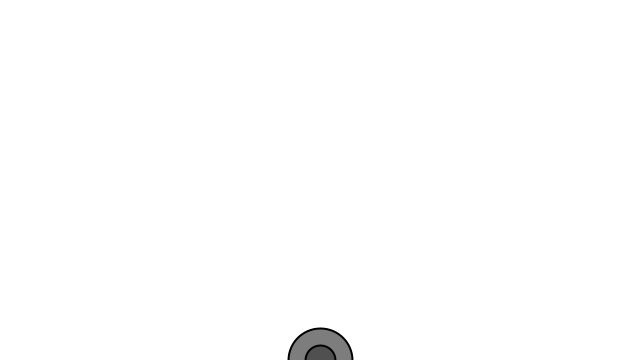
Frame 1 (no input)
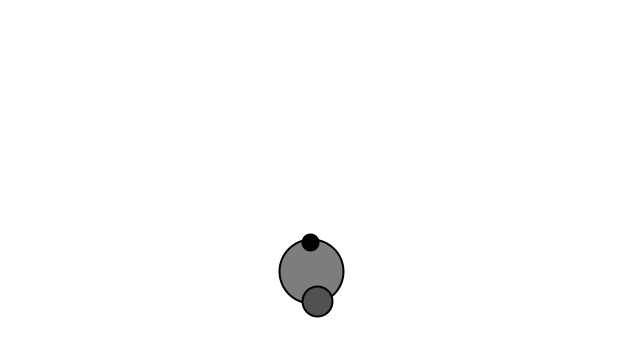
Frame 60 (the mouse pressed at the canvas centre just before this capture)
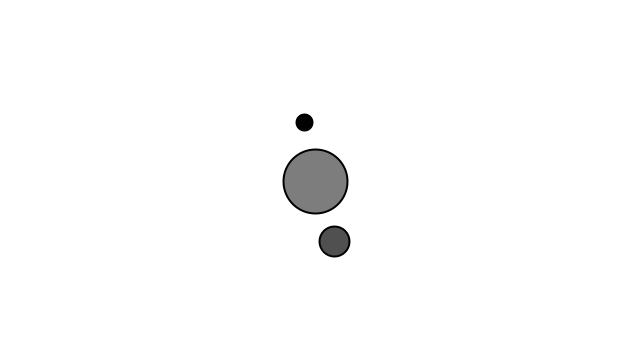
Frame 120 (the mouse held since frame 60 and released just before this capture)

The Processing sketch that drew these frames (run headless with seeded random() and noise(); from frame 60 on, the mouse is pressed at the canvas centre):

// Processing sketch: bubble_class_multiple4
// ── bubble_class_multiple4.pde
//goes with video 8.4
//Code train

Bubble b1;
Bubble b2; 
Bubble b3;

//Bubble(size, fill, speed)
void setup() {
  size(640, 360);
  b1 = new Bubble(64, 125, 1.5);
  b2 = new Bubble(16, 2, 2);
  b3 = new Bubble(30, 80, 1);
}

void draw() {
  background(255);
  b1.display();
  b1.ascend();
  b1.top();

  b2.display();
  b2.ascend();
  b2.top();

  b3.display();
  b3.ascend();
  b3.top();
}

// ── Bubble.pde
class Bubble {

  float x;
  float y;
  float diameter; 
  int colour; 
  float speed; 
  
  //constructer
  Bubble(float tempD, int tempColour, float tempSpeed) {
    //data
    x = width/2;
    y = height;
    diameter = tempD;
    colour = tempColour; 
    speed = tempSpeed; 
  }


  void ascend() {
    y= y -(speed);
    x = x + random(-2, 2);
  }

  void display() {
    stroke(0);
    strokeWeight(2);
    fill(colour);
    ellipse(x, y, diameter, diameter);
  }



  void top() {
    if (y < diameter/2) {
      y = diameter/2;
    }
  }
}
